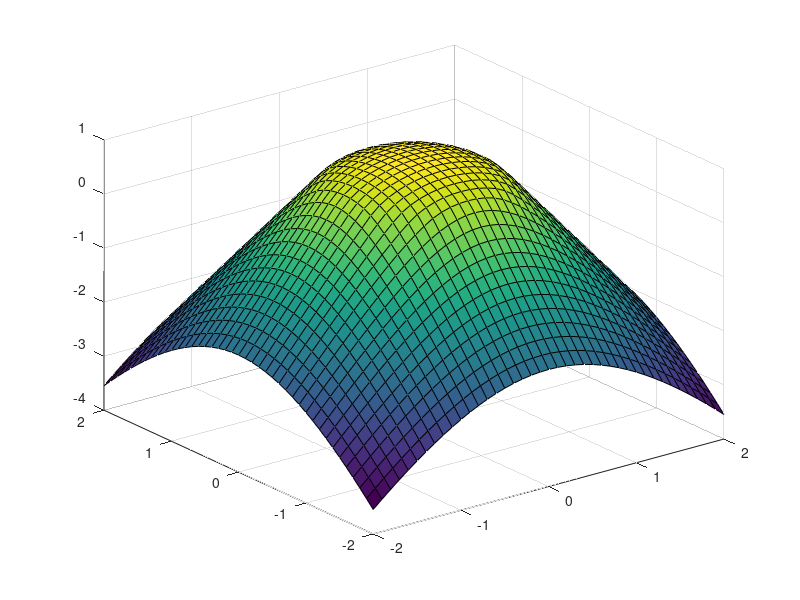

This chart was generated by the following MATLAB code: (Note: this script raises an error after producing the figure.)
close all;
clear all;
clear;
clc;

figure_increment = 0;

format short
format shortE
%% funções (anonimas) 
f_anony_fun=@(x,y)(-1);
%obstaculo
bg = 0.9;
c1 = -bg/sqrt(1-bg^2);
c2 = sqrt(1-bg^2)-c1*bg;
a = 0.8294;
gr_anony_fun=@(r) sqrt(1-r.^2).*(r<bg)+ ...
     (c1.*r + c2).*(r>=bg);
g_anony_fun=@(x,y) sqrt(1-sqrt(x.^2+y.^2).^2).*(sqrt(x.^2+y.^2)<bg)+ ...
    + (c1.*sqrt(x.^2+y.^2) + c2).*(sqrt(x.^2+y.^2)>=bg);
gx_anony_fun=@(x,y) (-2*x.*(sqrt(1-sqrt(x.^2+y.^2).^2))).*(sqrt(x.^2+y.^2)<bg)+ ...
    + (c1.*x./sqrt(x.^2+y.^2) ).*(sqrt(x.^2+y.^2)>=bg);
gy_anony_fun=@(x,y) (-2*y.*(sqrt(1-sqrt(x.^2+y.^2).^2))).*(sqrt(x.^2+y.^2)<bg)+ ...
    + (c1.*y./sqrt(x.^2+y.^2) ).*(sqrt(x.^2+y.^2)>=bg);

ur_anony_fun=@(r) gr_anony_fun(r).*(r<=a)+((-a^2 + 4*gr_anony_fun(a) + r.^2)*log(2) + (4-r.^2)*log(a)+(a^2-4-4*gr_anony_func(a)).*log(r))./(4*(log(2) - log(a))).*(r>a);
u_ana_anony_fun=@(x,y) gr_anony_fun(sqrt(x.^2+y.^2)).*(sqrt(x.^2+y.^2)<=a)+ ...
    + ((-a^2 + 4*gr_anony_fun(a) + sqrt(x.^2+y.^2).^2)*log(2) + (4-sqrt(x.^2+y.^2).^2)*log(a)+(a^2-4-4*gr_anony_fun(a)).*log(sqrt(x.^2+y.^2)))./(4*(log(2) - log(a))).*(sqrt(x.^2+y.^2)>a);

ux_ana_anony_fun=@(x,y) gx_anony_fun(x,y).*(sqrt(x.^2+y.^2)<=a)+ ...
    + ((2*x)*log(2) + (-2*x)*log(a)+(a^2-4-4*gr_anony_fun(a)).*(x./(x.^2+y.^2)))./(4*(log(2) - log(a))).*(sqrt(x.^2+y.^2)>a);
uy_ana_anony_fun=@(x,y) gy_anony_fun(x,y).*(sqrt(x.^2+y.^2)<=a)+ ...
    + ((2*y)*log(2) + (-2*y)*log(a)+(a^2-4-4*gr_anony_fun(a)).*(y./(x.^2+y.^2)))./(4*(log(2) - log(a))).*(sqrt(x.^2+y.^2)>a);



% plot do obstaculo
figure_increment = figure_increment+1;
figure(figure_increment)
[xs,ys]=meshgrid(-2:0.1:2);
surf(xs,ys,g_anony_fun(xs,ys));

%% Dominio e Mesh
Xc = [0;0];
R = 2;
%NN = 2.3; %h=0.8
NN = 5; %h=0.4
%NN = 10; %h=0.2
%NN = 22; %h=0.1
%NN = 45; %h=0.05
%NN = 95; %h=0.025
hhh = R/NN

mesh = Circular_Mesh_RUI(NN,R,Xc);
%mesh = Mesh_by_Tom();



Np = max(size(mesh.p));
Nt = max(size(mesh.t));
 

figure_increment = figure_increment+1;
figure(figure_increment)
TR = triangulation(mesh.t',mesh.p');
triplot(TR)
title('Mesh triangular')
xlabel('x')
ylabel('y')


%Plot apenas dos pontos da mesh
figure_increment = figure_increment+1;
figure(figure_increment)
%plot boundary:
triplot(TR)
hold on
plot(mesh.p(1,mesh.b)',mesh.p(2,mesh.b)','or','MarkerSize',8);
hold on
%plot interior:
plot(mesh.p(1,mesh.in)',mesh.p(2,mesh.in)','.k','MarkerSize',16);
xlabel('x')
ylabel('y')
legend('Mesh Connections','Boundary Points','Interior Points')



figure_increment = figure_increment+1;
figure(figure_increment)
trisurf(mesh.t',mesh.p(1,:)',mesh.p(2,:)',g_anony_fun(mesh.p(1,:)',mesh.p(2,:)'));
%zlim([-0.3 1])
title('Obstacle');

%% Matrizes 
% assemble constant matrices/vectors
dudv=@(u,v,ux,uy,vx,vy,x,y,h) ux.*vx+uy.*vy;
A=Bilininear_Matrix_assembly(dudv,mesh);

fv=@(v,vx,vy,x,y,h) f_anony_fun(x,y).*v;
f=Linear_Vector_assembly(fv,mesh);

% 'other' matrices
uv=@(u,v,ux,uy,x,y,h) u.*v;
B=Bilininear_Matrix_assembly_P1P0(uv,mesh);

stabuv=@(u,v,x,y,h) h.^2.*u.*v;
C=Bilininear_Matrix_assembly_P0P0(stabuv,mesh);

gv=@(v,x,y,h) g_anony_fun(x,y).*v;
%g=lin_assembly_P0(gv,mesh);
g=Linear_Vector_assembly_P0(gv,mesh);

stabgv=@(v,x,y,h) h.^2.*f_anony_fun(x,y).*v;
%gC=lin_assembly_P0(stabgv,mesh);
gC=Linear_Vector_assembly_P0(stabgv,mesh);

%% Algoritmo

% Com este algoritmo queremos descobrir 'Lambda' e 'U', para isso então imaginemos um vector 'Y=[U , Lambda]'.
% 'U' terá Np pontos e Lamb terá Nt pontos:
indx_U=1:Np;
indx_U_b=mesh.b; %boundary/fronteira
indx_U_in=mesh.in; %interior
indx_Lamb=(1:Nt)+Np; % indx_Lamb=Np+1:Nt+Np; indx_Lamb=indx_U+Np;

U=zeros(Np,1);
Lamb=zeros(Nt,1);
Y=zeros(Np+Nt,1);

% constantes do algoritmo:
alpha=1e-1;
%alpha = 5
c=1e-2;

Lamb=zeros(Nt,1);
indx_Lamb_pos = find(Lamb>0); % inicialmente vai ser o conjunto vazio
indx_Y=[indx_U_in Np+indx_Lamb_pos];

% -> Consrução do sistema matricial
% Temos o seguinte sistema: A*U - B^T*Lamb = f
% Com a seguinte condição (desigualdade): -B*U - alpah*C*Lamb + g_alpah <= 0 , onde g_alpah = g-alpha*gC
% Lamb^T*(B*U + C*Lamb - g_alpha) = 0
% Lamb >= 0

% Assumindo que a condição: -B*U - alpah*C*Lamb + g_alpah <= 0, está ativa
% ou seja existe algumas linhas desse sistema de desigualdade que se
% verifica a igualdade: 
% -B*U - alpah*C*Lamb + g_alpah = 0 , e Lamb >= 0
% ou está inativa: 
% -B*U - alpah*C*Lamb + g_alpah < 0 , e Lamb = 0

AA=[A -B'; -B -alpha*C];
bb=[f;-g+alpha*gC];

tic
for itr=1:100
%display(['Iteration: ',num2str(itr)]);

%[Lamb(indx_Lamb_pos),(alpha*C(indx_Lamb_pos,indx_Lamb_pos))\(g(indx_Lamb_pos)-alpha*gC(indx_Lamb_pos) - B(indx_Lamb_pos,:)*U)]

% 1º Quais linhas de Y podemos contar, para resolver o nosso sistema (de igualdades). 
% queremos calcular o interior de U (SEMPRE), e as entradas que Lambda>0 (QUE VARIARÃO), ou seja:
indx_Y=[indx_U_in Np+indx_Lamb_pos];
% 2º Calcular Y a partir do sistema (de onde se tira U):
Y(indx_Y)=AA(indx_Y,indx_Y)\bb(indx_Y);
U=Y(indx_U); % guardar a solução U:

% ou, U pode ser ainda de outra maneira:
%a = indx_Lamb_pos;
%U(indx_U_in) = ( A(indx_U_in,indx_U_in)+B(a,indx_U_in)'*[(alpha*C(a,a))\B(a,indx_U_in)] )\( f(indx_U_in)+B(a,indx_U_in)'*[(alpha*C(a,a))\(g(a)-alpha*gC(a))] );
    
%Achar o novo Lambda (O novo Lambda NÂO É A SOLUÇÂO DO SISTEMA!!!!)
Lamb_prev=Lamb; % guardar Lambda anterior
indx_Lamb_pos_prev = indx_Lamb_pos; % guardar index's positivos do Lambda anterior

% Semismooth Newton method:
%Lamb=Y(indx_Lamb);
%Lamb=max(Y(indx_Lamb),zeros(Nt,1));
%Lamb=max(Lamb+c*(g-alpha*gC-(B*U+alpha*C*Lamb)),zeros(Nt,1));
% or:

Lamb = max((alpha*C)\(g-alpha*gC - B*U),zeros(Nt,1));



%indx_Lamb_pos=find(Lamb+c*(g-alpha*gC-(B*U+alpha*C*Lamb))>0)'; % Semismooth Newton method
%indx_Lamb_pos=find((alpha*C)\(g-alpha*gC - B*U)>0)';
indx_Lamb_pos=find(Lamb>0)';

if isequal(sort(indx_Lamb_pos_prev),sort(indx_Lamb_pos))
    if norm(Lamb_prev-Lamb)<1e-32
        display('Primal-dual strategy converged!');
        display(['Iteration: ',num2str(itr)]);
        break
    end
end
end
toc
%% Algoritmo rui
%{
% Com este algoritmo queremos descobrir 'Lambda' e 'U', para isso então imaginemos um vector 'Y=[U , Lambda]'.
% 'U' terá Np pontos e Lamb terá Nt pontos:
indx_U=1:Np;
indx_U_b=mesh.b; %boundary/fronteira
indx_U_in=mesh.in; %interior
indx_Lamb=(1:Nt)+Np; % indx_Lamb=Np+1:Nt+Np; indx_Lamb=indx_U+Np;

Y=zeros(Np+Nt,1);


% constantes do algoritmo:
alpha=1e-1;
c=1e-2;

Lamb=zeros(Nt,1);
indx_Lamb_pos = find(Lamb>0)
indx_Y=[indx_U_in Np+indx_Lamb_pos];

% construct system matrix and vector
AA=[A -B'; -B -alpha*C];
bb=[f;-g+alpha*gC];

for itr=1:30
display(['Iteration: ',num2str(itr)]);

indx_Y=[indx_U_in Np+indx_Lamb_pos];
% solve
Y(indx_Y)=AA(indx_Y,indx_Y)\bb(indx_Y);

Lamb_prev=Lamb;

Lamb=Y(indx_Lamb);
U=Y(indx_U);
%indx_Lamb_non_pos=find(Lambda+c*(g-gC-(B*U+C*Lambda))<=0);
indx_Lamb_pos_prev = indx_Lamb_pos;
indx_Lamb_pos=find(Lamb+c*(g-alpha*gC-(B*U+alpha*C*Lamb))>0)';


if isequal(sort(indx_Lamb_pos_prev),sort(indx_Lamb_pos))
    if norm(Lamb_prev-Lamb)<1e-10
        display('Primal-dual strategy converged!');
        break
    end
end
end

figure_increment = figure_increment+1;
figure(figure_increment)
trisurf(mesh.t',mesh.p(1,:)',mesh.p(2,:)',full(U));
zlim([-0.3 1])

%}
%% ALgoritmo Tom
%{
% constantes do algoritmo:
alpha=1e-1;
c=1e-2;

% find dofs
ixu=1:Np;
ixp=(1:Nt)+Np;
D=boundary_dofs(mesh)';
I=setdiff(1:Np,D);

% init
OmegaC=[];
Lambda=0;

for itr=1:30
display(['Iteration: ',num2str(itr)]);
% construct system matrix and vector
If=[I Np+OmegaC];
K=[A -B'; -B -alpha*C];
b=[f;-g+alpha*gC];

% solve
up=zeros(Np+Nt,1);
up(If)=K(If,If)\b(If);

Lambdaprev=Lambda;
Lambda=up(ixp);
U=up(ixu);
ixI=find(Lambda+c*(g-gC-(B*U+C*Lambda))<=0);
ixA=find(Lambda+c*(g-alpha*gC-(B*U+alpha*C*Lambda))>0);
%ixA=find(Lambda+c*(g-B*U)>0);
OmegaCprev=OmegaC;
OmegaC=ixA';
if isequal(sort(OmegaCprev),sort(OmegaC))
    if norm(Lambdaprev-Lambda)<1e-10
        display('Primal-dual strategy converged!');
        break
    end
end 

end

figure_increment = figure_increment+1;
figure(figure_increment)
trisurf(mesh.t',mesh.p(1,:)',mesh.p(2,:)',full(U));
zlim([-0.3 1])

%}







figure_increment = figure_increment+1;
figure(figure_increment)
trisurf(mesh.t',mesh.p(1,:)',mesh.p(2,:)',u_ana_anony_fun(mesh.p(1,:)',mesh.p(2,:)'));
%zlim([-0.3 1])
title('Analitic Solution');


figure_increment = figure_increment+1;
figure(figure_increment)
trisurf(mesh.t',mesh.p(1,:)',mesh.p(2,:)',full(U)); % 'full' para sair de 'sparse'
%zlim([-0.3 1])
title('Numeric Solution');

%% Erro
uh = full(U);

[e_H1,e_L2,e_inf,H1K,L2K] = Compute_Error(uh,mesh,u_ana_anony_fun,ux_ana_anony_fun,uy_ana_anony_fun);

mesh
DOF = length(indx_U_in) + length(mesh.t)
e_L2
e_H1
e_inf
%e_inf = norm(full(U([mesh.b , mesh.in]))-U_ana,Inf)





figure_increment = figure_increment + 1;
figure(figure_increment)
colormap(jet); % Escolher um colormap, por exemplo, 'jet'
cmap = colormap; % Obter o colormap atual
num_colors = size(cmap, 1); % Número de cores no colormap

% Normalizar Lamb para usar como índice no colormap
Lamb_norm = (Lamb - min(Lamb)) / (max(Lamb) - min(Lamb));

for i = 1:length(Lamb)
    % Coordenadas dos vértices do triângulo    
    x = [mesh.p(1, mesh.t(1, i)), mesh.p(1, mesh.t(2, i)), mesh.p(1, mesh.t(3, i))];
    y = [mesh.p(2, mesh.t(1, i)), mesh.p(2, mesh.t(2, i)), mesh.p(2, mesh.t(3, i))];
    z = [Lamb(i), Lamb(i), Lamb(i)];
    
    % Determinar a cor baseada no valor normalizado de Lambda
    color_idx = round(Lamb_norm(i) * (num_colors - 1)) + 1;
    color = cmap(color_idx, :);
    
    % Plotar o triângulo preenchido
    fill3(x, y, z, color, 'FaceColor', color, 'EdgeColor', 'none'); % Modificação importante
    hold on;
end

teta=-pi:0.01:pi;
x=a*cos(teta);
y=a*sin(teta);
plot3(x,y,zeros(1,numel(x)),'r','linewidth',1.1)

xlabel('x', 'FontSize', 40);
ylabel('y', 'FontSize', 40);
%zlabel('u', 'FontSize', 40);

% Adicionar uma barra de cores para referência e remover os números
c = colorbar;
c.Ticks = [];

hold off;


